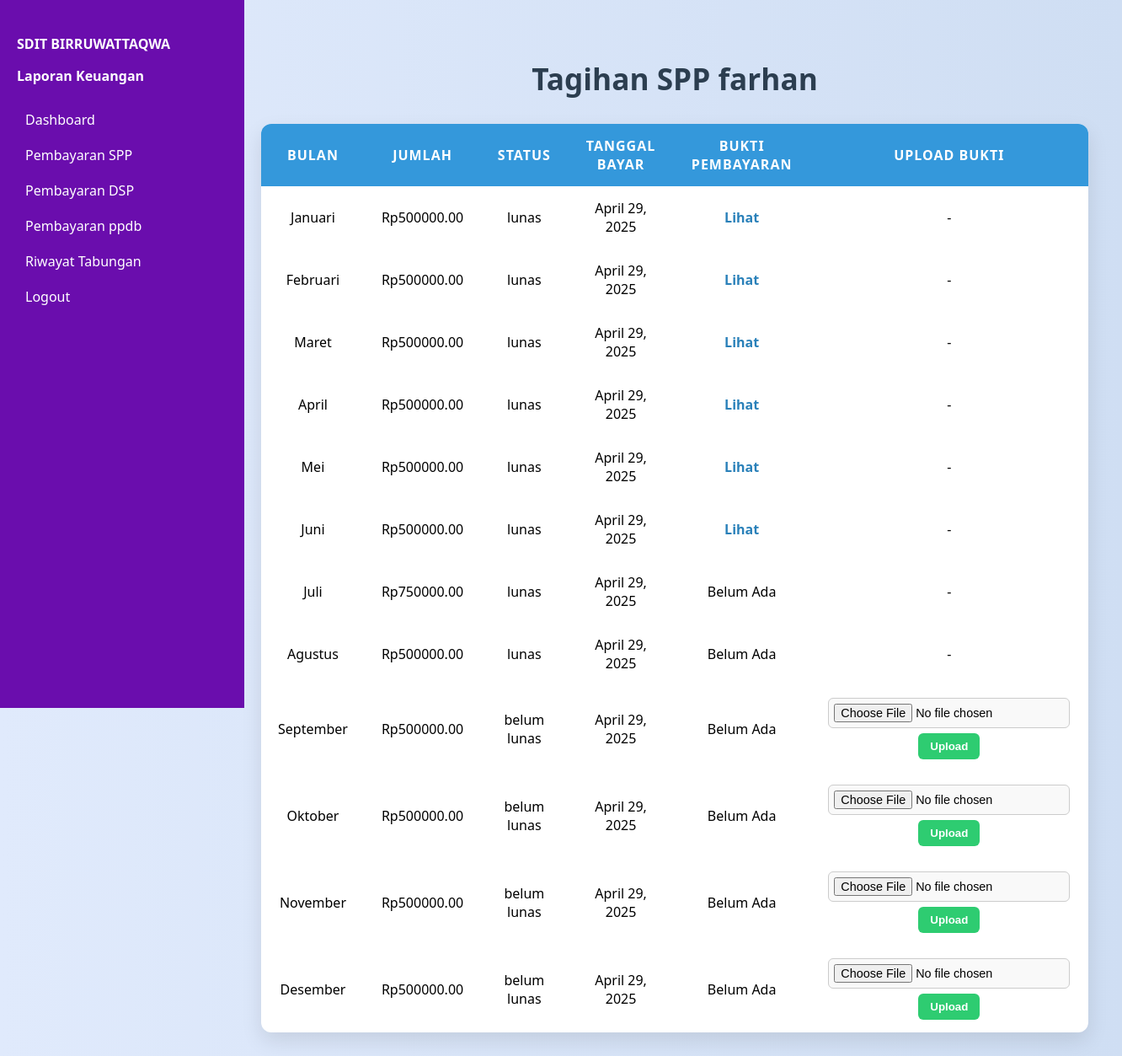
The app's page /siswa/tagihan/ (signed in), older data.
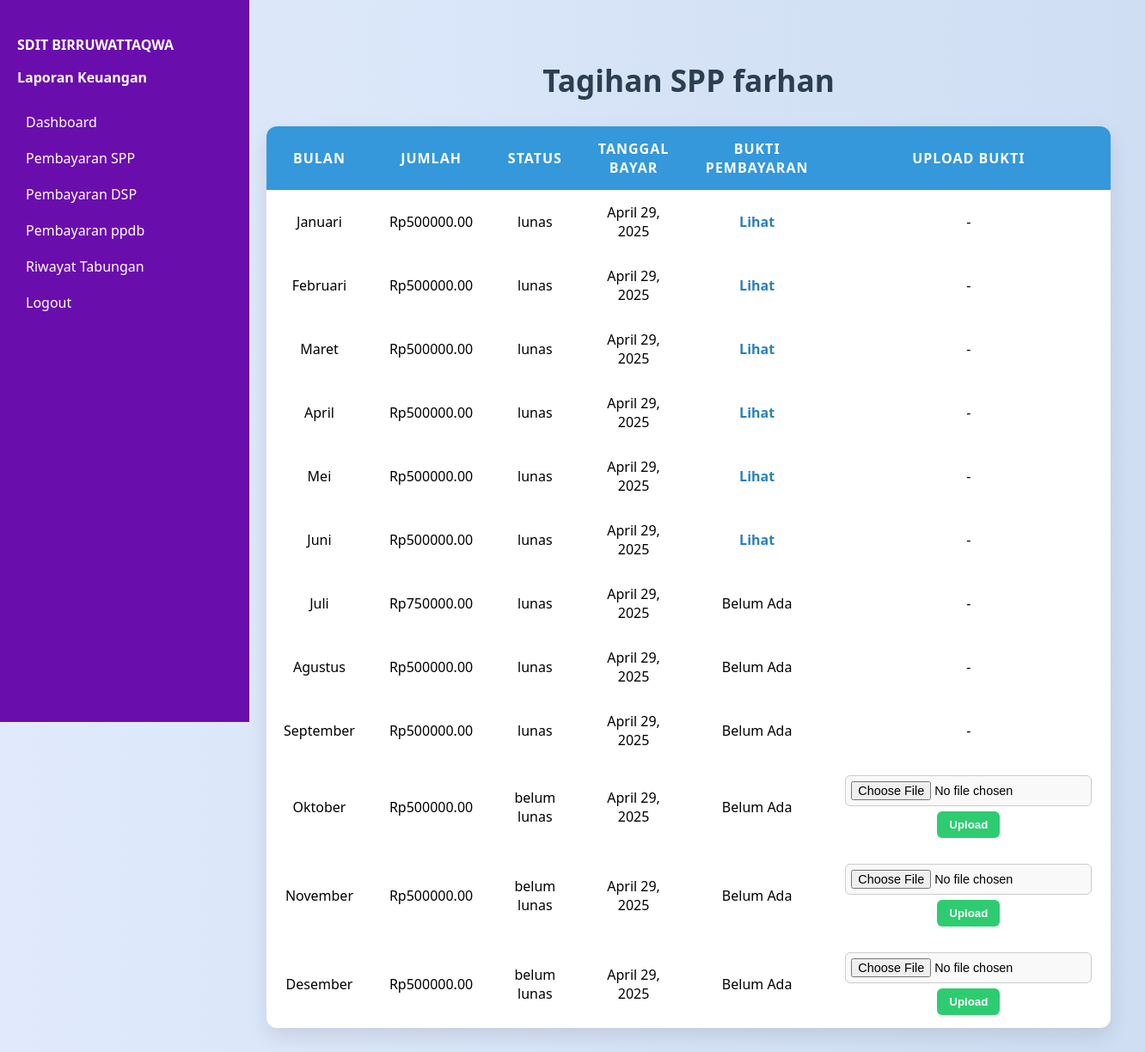
The same page, newer data.
### keuangan/models.py (models this page shows, shortened)
class PembayaranSPP(models.Model):
    siswa = models.ForeignKey(Siswa, on_delete=models.CASCADE)
    bulan = models.CharField(max_length=2, choices=BULAN_CHOICES)
    jumlah_bayar = models.DecimalField(max_digits=10, decimal_places=2)
    status_bayar = models.CharField(max_length=20, choices=STATUS_CHOICES, default='belum lunas')
    tanggal_bayar = models.DateField(auto_now_add=True)
    bukti_pembayaran = models.ImageField(upload_to='bukti_pembayaran/', blank=True, null=True)
    is_posted_to_laporan_keuangan = models.BooleanField(default=False)

### keuangan/views.py (the view)
# urls.py: path('siswa/tagihan/', views.tagihan_spp, name='tagihan_spp'),
@user_passes_test(is_siswa, login_url='/login/')
@login_required
def tagihan_spp(request):
    siswa = get_object_or_404(Siswa, user=request.user)
    pembayaran_list = PembayaranSPP.objects.filter(siswa=siswa).order_by('bulan')
    if request.method == 'POST':
        pembayaran_id = request.POST.get('pembayaran_id')
        pembayaran = get_object_or_404(PembayaranSPP, id=pembayaran_id, siswa=siswa)
        form = BuktiPembayaranForm(request.POST, request.FILES, instance=pembayaran)
        if form.is_valid():
            pembayaran.status = 'pending'  # optional: kalau lo ada field status
            form.save()
            laporan = LaporanKeuangan.objects.latest('tanggal')
            laporan.update_pemasukan(pembayaran.jumlah_bayar)
            send_mail(
                subject=f'Bukti Pembayaran SPP Masuk - {pembayaran.siswa.nama}',
                message=f'Siswa {pembayaran.siswa.nama} telah mengupload bukti pembayaran untuk bulan {pembayaran.bulan}. Jumlah yang dibayar: {pembayaran.jumlah_bayar}.',
                from_email=settings.EMAIL_HOST_USER,
                recipient_list=[settings.ADMIN_EMAIL],
                fail_silently=False,
            )
            return redirect('tagihan_spp')
    else:
        form = BuktiPembayaranForm()
    return render(request, 'keuangan/siswa/tagihan_spp.html', {
        'pembayaran_list': pembayaran_list,
        'form': form
    })

### keuangan/forms.py
class BuktiPembayaranForm(forms.ModelForm):
    class Meta:
        model = PembayaranSPP
        fields = ['bukti_pembayaran']

### keuangan/views.py (called while the page is built)
def is_siswa(user):
    return hasattr(user, 'siswa')

### keuangan/templates/keuangan/siswa/tagihan_spp.html (shortened to what this page needs)
<!DOCTYPE html>
<html lang="en">
<head>
</head>
<body>
    <div class="sidebar">
        <h4>SDIT BIRRUWATTAQWA</h4>
        <p>Laporan Keuangan</p>
        <a href="#">Dashboard</a>
        <a href="{% url 'tagihan_spp' %}">Pembayaran SPP</a>
        <a href="{% url 'dsp_siswa_detail' %}">Pembayaran DSP</a>
        <a href="{% url 'siswa_ppdb_detail' %}">Pembayaran ppdb</a>
        <a href="{% url 'tabungan_siswa' %}"> Riwayat Tabungan</a>
        <a href="{% url 'logout' %}">Logout</a>
    </div>
    <div class="content">
        {% block content %}
        <h2>Tagihan SPP {{ request.user.username }}</h2>
        <table>
            <thead>
                <tr>
                    <th>Bulan</th>
                    <th>Jumlah</th>
                    <th>Status</th>
                    <th>Tanggal Bayar</th>
                    <th>Bukti Pembayaran</th>
                    <th>Upload Bukti</th>
                </tr>
            </thead>
            <tbody>
                {% for bayar in pembayaran_list %}
                <tr>
                    <td data-label="Bulan">{{ bayar.get_bulan_display }}</td>
                    <td data-label="Jumlah">Rp{{ bayar.jumlah_bayar }}</td>
                    <td data-label="Status">{{ bayar.status_bayar }}</td>
                    <td data-label="Tanggal Bayar">{{ bayar.tanggal_bayar }}</td>
                    <td data-label="Bukti Pembayaran">
                        {% if bayar.bukti_pembayaran %}
                            <a href="{{ bayar.bukti_pembayaran.url }}" target="_blank">Lihat</a>
                        {% else %}
                            Belum Ada
                        {% endif %}
                    </td>
                    <td data-label="Upload Bukti">
                        {% if bayar.status_bayar == 'belum lunas' %}
                        <form method="POST" enctype="multipart/form-data">
                            {{ form.bukti_pembayaran }}
                            <button type="submit">Upload</button>
                        </form>
                        {% else %}
                            -
                        {% endif %}
                    </td>
                </tr>
                {% endfor %}
            </tbody>
        </table>
        {% endblock %}
    </div>
</body>
</html>

Row changes from the older to the newer data that the page shows:
changed PembayaranSPP "September": status_bayar "belum lunas" → "lunas"; status_bayar "Upload" → "-"
